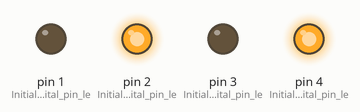
Bench run of a sketch on a simulated Arduino Uno, built with avr-gcc and run on an emulated ATmega328P. Parts: output pins drawn as LEDs (lit = HIGH).

Above: at 0.5 s.
At 3.5 s:
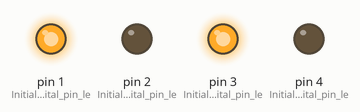
Timing chart, 0 to 4.6 s (numbered marks = the images above):
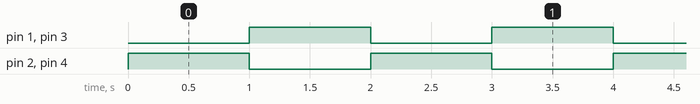

Measured:
- by itself, pin 1 (Initialize_digital_pin_le), pin 2 (Initialize_digital_pin_le), pin 3 (Initialize_digital_pin_le), pin 4 (Initialize_digital_pin_le): alternates HIGH for 1.0 s and LOW for 1.0 s
- by itself, everything shown: repeats every 2.0 s, in 3 steps

The sketch:

Code_File.ino
```cpp
//ODD EVEN
void setup()
{
  pinMode(1, OUTPUT); // Initialize digital pin led_flash as an output.
  pinMode(2, OUTPUT); // Initialize digital pin led_flash as an output.
  pinMode(3, OUTPUT); // Initialize digital pin led_flash as an output.
  pinMode(4, OUTPUT); // Initialize digital pin led_flash as an output.

}
void loop() // the loop function runs over and over again forever.
{
  for(int i=0;i<4;i++)
  {
    if(i==0)
    {
     digitalWrite(2, HIGH); // Turn the LED on (HIGH is the voltage level)
     digitalWrite(4, HIGH); // Turn the LED on (HIGH is the voltage level)
  	 delay(1000); // Making the delay
  	 digitalWrite(2, LOW); // Turn the LED OFF (OFF is the voltage level)
     digitalWrite(4, LOW); // Turn the LED OFF (OFF is the voltage level)
    }
    if(i==1)
    {
     digitalWrite(1, HIGH); // Turn the LED on (HIGH is the voltage level)
     digitalWrite(3, HIGH); // Turn the LED on (HIGH is the voltage level)
     delay(1000);  // Making the delay
     digitalWrite(1, LOW); // Turn the LED OFF (OFF is the voltage level)
     digitalWrite(3, LOW); // Turn the LED OFF (OFF is the voltage level)
    }
  }
}
```
